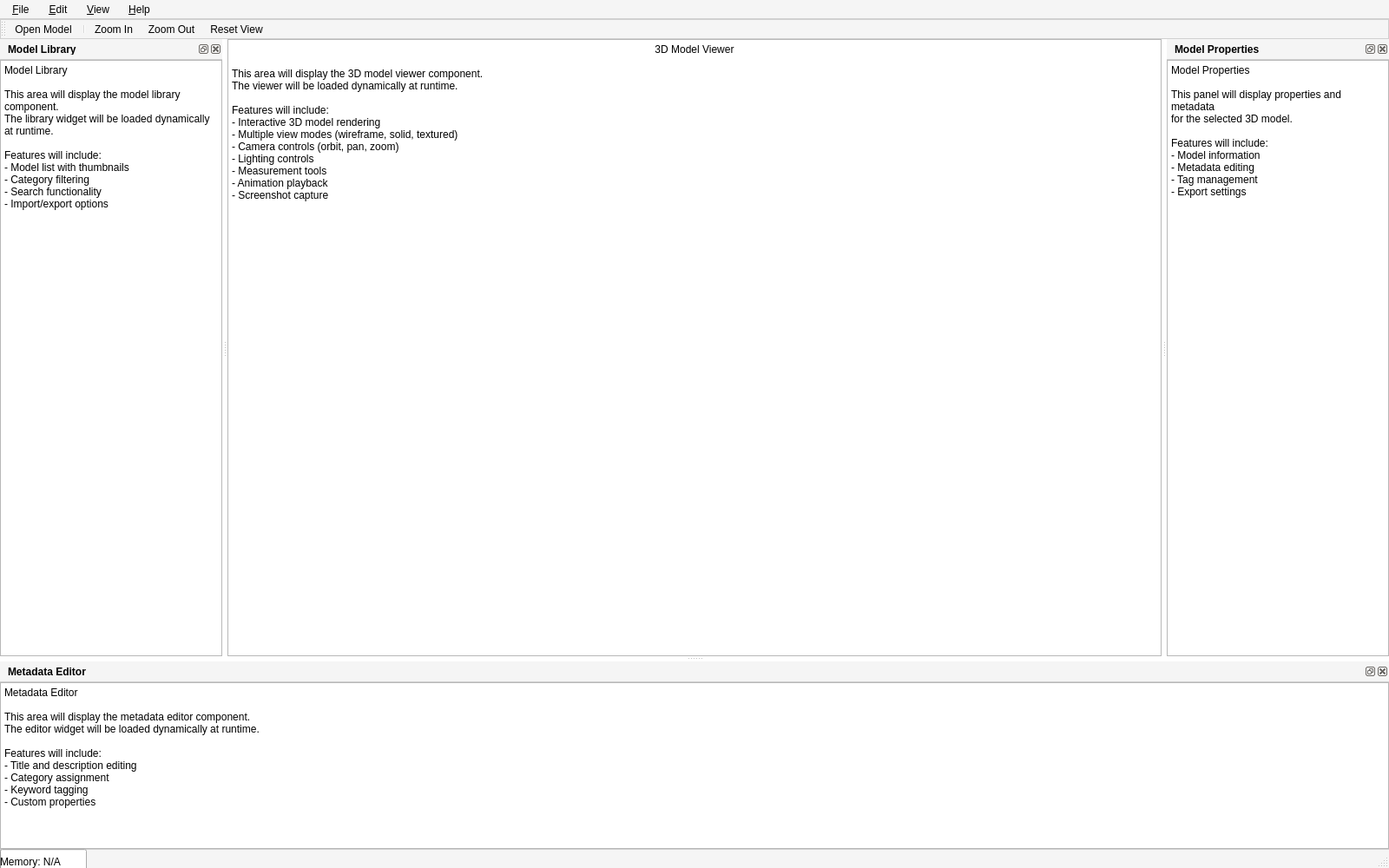
<?xml version="1.0" encoding="UTF-8"?>
<ui version="4.0">
 <class>MainWindow</class>
 <widget class="QMainWindow" name="MainWindow">
  <property name="geometry">
   <rect>
    <x>0</x>
    <y>0</y>
    <width>1600</width>
    <height>1000</height>
   </rect>
  </property>
  <property name="minimumSize">
   <size>
    <width>1200</width>
    <height>800</height>
   </size>
  </property>
  <property name="windowTitle">
   <string>3D-MM - 3D Model Manager</string>
  </property>
  <property name="dockOptions">
   <set>QMainWindow::AllowNestedDocks|QMainWindow::AllowTabbedDocks|QMainWindow::AnimatedDocks</set>
  </property>
  <property name="styleSheet">
   <string notr="true">QMainWindow {
    background-color: #ffffff;
    color: #000000;
}
QDockWidget {
    background-color: #ffffff;
    color: #000000;
    border: 1px solid #d0d0d0;
    font-weight: bold;
}
QDockWidget::title {
    background-color: #f5f5f5;
    padding: 5px;
    border-bottom: 1px solid #d0d0d0;
}
QToolBar {
    background-color: #f5f5f5;
    border: 1px solid #d0d0d0;
    spacing: 3px;
    color: #000000;
}
QMenuBar {
    background-color: #f5f5f5;
    color: #000000;
    border-bottom: 1px solid #d0d0d0;
}
QMenuBar::item {
    background-color: transparent;
    padding: 4px 8px;
}
QMenuBar::item:selected {
    background-color: #0078d4;
    color: #ffffff;
}
QStatusBar {
    background-color: #f5f5f5;
    color: #000000;
    border-top: 1px solid #d0d0d0;
}
QLabel {
    color: #000000;
}
QPushButton {
    background-color: #f5f5f5;
    color: #000000;
    border: 1px solid #d0d0d0;
    padding: 4px 12px;
    border-radius: 2px;
}
QPushButton:hover {
    background-color: #e1e1e1;
}
QPushButton:pressed {
    background-color: #d0d0d0;
}</string>
  </property>
  <widget class="QWidget" name="centralwidget">
   <layout class="QVBoxLayout" name="verticalLayout">
    <property name="spacing">
     <number>0</number>
    </property>
    <property name="leftMargin">
     <number>0</number>
    </property>
    <property name="topMargin">
     <number>0</number>
    </property>
    <property name="rightMargin">
     <number>0</number>
    </property>
    <property name="bottomMargin">
     <number>0</number>
    </property>
    <item>
     <widget class="QTextEdit" name="viewer_widget">
      <property name="readOnly">
       <bool>true</bool>
      </property>
      <property name="plainText">
       <string>3D Model Viewer

This area will display the 3D model viewer component.
The viewer will be loaded dynamically at runtime.

Features will include:
- Interactive 3D model rendering
- Multiple view modes (wireframe, solid, textured)
- Camera controls (orbit, pan, zoom)
- Lighting controls
- Measurement tools
- Animation playback
- Screenshot capture</string>
      </property>
      <property name="alignment">
       <set>Qt::AlignCenter</set>
      </property>
     </widget>
    </item>
   </layout>
  </widget>
  <widget class="QMenuBar" name="menubar">
   <property name="geometry">
    <rect>
     <x>0</x>
     <y>0</y>
     <width>1600</width>
     <height>22</height>
    </rect>
   </property>
   <widget class="QMenu" name="menuFile">
    <property name="title">
     <string>&amp;File</string>
    </property>
    <addaction name="actionOpen"/>
    <addaction name="separator"/>
    <addaction name="actionExit"/>
   </widget>
   <widget class="QMenu" name="menuEdit">
    <property name="title">
     <string>&amp;Edit</string>
    </property>
    <addaction name="actionPreferences"/>
   </widget>
   <widget class="QMenu" name="menuView">
    <property name="title">
     <string>&amp;View</string>
    </property>
    <addaction name="actionZoomIn"/>
    <addaction name="actionZoomOut"/>
    <addaction name="separator"/>
    <addaction name="actionResetView"/>
   </widget>
   <widget class="QMenu" name="menuHelp">
    <property name="title">
     <string>&amp;Help</string>
    </property>
    <addaction name="actionAbout"/>
   </widget>
   <addaction name="menuFile"/>
   <addaction name="menuEdit"/>
   <addaction name="menuView"/>
   <addaction name="menuHelp"/>
  </widget>
  <widget class="QToolBar" name="MainToolBar">
   <property name="windowTitle">
    <string>Main</string>
   </property>
   <property name="objectName">
    <string>MainToolBar</string>
   </property>
   <attribute name="toolBarArea">
    <enum>TopToolBarArea</enum>
   </attribute>
   <attribute name="toolBarBreak">
    <bool>false</bool>
   </attribute>
   <addaction name="actionOpen"/>
   <addaction name="separator"/>
   <addaction name="actionZoomIn"/>
   <addaction name="actionZoomOut"/>
   <addaction name="actionResetView"/>
  </widget>
  <widget class="QStatusBar" name="status_bar">
   <property name="objectName">
    <string>status_bar</string>
   </property>
   <widget class="QLabel" name="status_label">
    <property name="text">
     <string>Ready</string>
    </property>
   </widget>
   <widget class="QProgressBar" name="progress_bar">
    <property name="visible">
     <bool>false</bool>
    </property>
   </widget>
   <widget class="QLabel" name="memory_label">
    <property name="text">
     <string>Memory: N/A</string>
    </property>
   </widget>
  </widget>
  <widget class="QDockWidget" name="model_library_dock">
   <property name="objectName">
    <string>ModelLibraryDock</string>
   </property>
   <property name="windowTitle">
    <string>Model Library</string>
   </property>
   <property name="allowedAreas">
    <set>Qt::LeftDockWidgetArea|Qt::RightDockWidgetArea</set>
   </property>
   <attribute name="dockWidgetArea">
    <number>1</number>
   </attribute>
   <widget class="QTextEdit" name="model_library_widget">
    <property name="readOnly">
     <bool>true</bool>
    </property>
    <property name="plainText">
     <string>Model Library

This area will display the model library component.
The library widget will be loaded dynamically at runtime.

Features will include:
- Model list with thumbnails
- Category filtering
- Search functionality
- Import/export options</string>
    </property>
   </widget>
  </widget>
  <widget class="QDockWidget" name="properties_dock">
   <property name="objectName">
    <string>PropertiesDock</string>
   </property>
   <property name="windowTitle">
    <string>Model Properties</string>
   </property>
   <property name="allowedAreas">
    <set>Qt::LeftDockWidgetArea|Qt::RightDockWidgetArea</set>
   </property>
   <attribute name="dockWidgetArea">
    <number>2</number>
   </attribute>
   <widget class="QTextEdit" name="properties_widget">
    <property name="readOnly">
     <bool>true</bool>
    </property>
    <property name="plainText">
     <string>Model Properties

This panel will display properties and metadata
for the selected 3D model.

Features will include:
- Model information
- Metadata editing
- Tag management
- Export settings</string>
    </property>
   </widget>
  </widget>
  <widget class="QDockWidget" name="metadata_dock">
   <property name="objectName">
    <string>MetadataDock</string>
   </property>
   <property name="windowTitle">
    <string>Metadata Editor</string>
   </property>
   <property name="allowedAreas">
    <set>Qt::BottomDockWidgetArea|Qt::TopDockWidgetArea</set>
   </property>
   <attribute name="dockWidgetArea">
    <number>8</number>
   </attribute>
   <widget class="QTextEdit" name="metadata_widget">
    <property name="readOnly">
     <bool>true</bool>
    </property>
    <property name="plainText">
     <string>Metadata Editor

This area will display the metadata editor component.
The editor widget will be loaded dynamically at runtime.

Features will include:
- Title and description editing
- Category assignment
- Keyword tagging
- Custom properties</string>
    </property>
   </widget>
  </widget>
  <action name="actionOpen">
   <property name="text">
    <string>&amp;Open Model...</string>
   </property>
   <property name="shortcut">
    <string>Ctrl+O</string>
   </property>
   <property name="statusTip">
    <string>Open a 3D model file</string>
   </property>
  </action>
  <action name="actionExit">
   <property name="text">
    <string>E&amp;xit</string>
   </property>
   <property name="shortcut">
    <string>Ctrl+Q</string>
   </property>
   <property name="statusTip">
    <string>Exit the application</string>
   </property>
  </action>
  <action name="actionPreferences">
   <property name="text">
    <string>&amp;Preferences...</string>
   </property>
   <property name="statusTip">
    <string>Open application preferences</string>
   </property>
  </action>
  <action name="actionZoomIn">
   <property name="text">
    <string>Zoom &amp;In</string>
   </property>
   <property name="shortcut">
    <string>Ctrl+=</string>
   </property>
   <property name="statusTip">
    <string>Zoom in on the 3D view</string>
   </property>
  </action>
  <action name="actionZoomOut">
   <property name="text">
    <string>Zoom &amp;Out</string>
   </property>
   <property name="shortcut">
    <string>Ctrl+-</string>
   </property>
   <property name="statusTip">
    <string>Zoom out from the 3D view</string>
   </property>
  </action>
  <action name="actionResetView">
   <property name="text">
    <string>&amp;Reset View</string>
   </property>
   <property name="statusTip">
    <string>Reset the 3D view to default</string>
   </property>
  </action>
  <action name="actionAbout">
   <property name="text">
    <string>&amp;About 3D-MM</string>
   </property>
   <property name="statusTip">
    <string>Show information about 3D-MM</string>
   </property>
  </action>
 </widget>
 <resources/>
 <connections/>
</ui>
